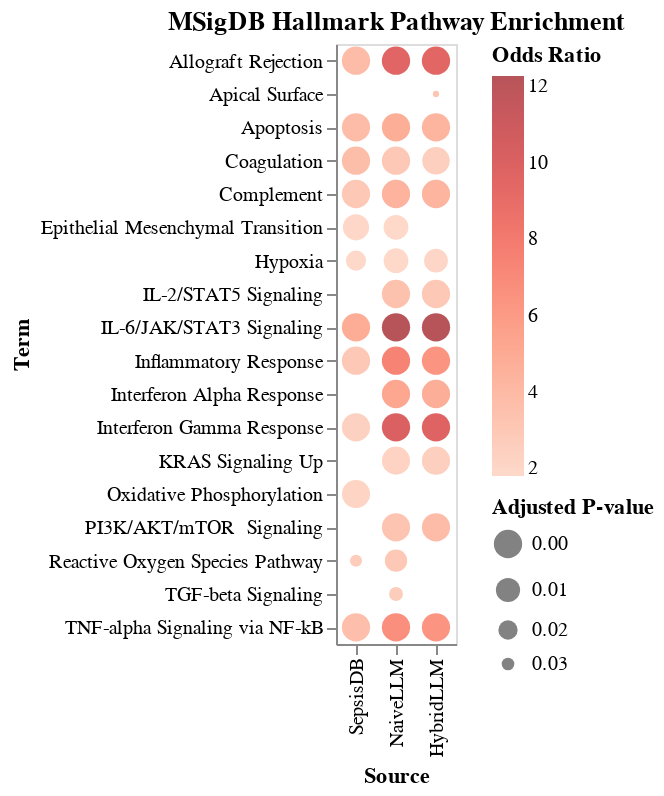

The notebook cell this image was saved under:
### Code cell
import altair as alt

# Create a scatter chart with Altair
msd_cx = alt.Chart(enr_msigdb_combined).mark_point(filled=True).encode(
    x=alt.X('Source',sort=['SepsisDB', 'NaiveLLM', 'HybridLLM'], title='Source'),
    y=alt.Y("Term:O"),
    color=alt.Color('Odds Ratio', scale=alt.Scale(scheme='reds')),
    size=alt.Size('Adjusted P-value', scale=alt.Scale(range=[10, 200],reverse=True), title='Adjusted P-value'),
    tooltip=['Term', 'Overlap', 'Adjusted P-value', 'Odds Ratio', 'Source']
).properties(
    width=60,
    height=300,
    title='MSigDB Hallmark Pathway Enrichment'
)

msd_cx

### Figure 1 — Vega-Lite specification as saved in the notebook (floating-point values rounded to 4 significant figures)
{"config": {"view": {"continuousWidth": 300, "continuousHeight": 300}}, "data": {"name": "data-6b0d6dea1b9e3025f64ffef05d9760a2"}, "mark": {"type": "point", "filled": true}, "encoding": {"color": {"field": "Odds Ratio", "scale": {"scheme": "reds"}, "type": "quantitative"}, "size": {"field": "Adjusted P-value", "scale": {"range": [10, 200], "reverse": true}, "title": "Adjusted P-value", "type": "quantitative"}, "tooltip": [{"field": "Term", "type": "nominal"}, {"field": "Overlap", "type": "nominal"}, {"field": "Adjusted P-value", "type": "quantitative"}, {"field": "Odds Ratio", "type": "quantitative"}, {"field": "Source", "type": "nominal"}], "x": {"field": "Source", "sort": ["SepsisDB", "NaiveLLM", "HybridLLM"], "title": "Source", "type": "nominal"}, "y": {"field": "Term", "type": "ordinal"}}, "height": 300, "title": "MSigDB Hallmark Pathway Enrichment", "width": 60, "$schema": "https://vega.github.io/schema/vega-lite/v5.20.1.json", "datasets": {"data-6b0d6dea1b9e3025f64ffef05d9760a2": [{"Term": "Interferon Gamma Response", "index": 25, "Overlap": "90/200", "Adjusted P-value": 1.73e-41, "Odds Ratio": 10.04, "Category": "Inflammatory / Cytokine Signaling", "Source": "NaiveLLM"}, {"Term": "Allograft Rejection", "index": 1, "Overlap": "88/200", "Adjusted P-value": 8.366e-40, "Odds Ratio": 9.58, "Category": "Adaptive / Alloimmunity", "Source": "NaiveLLM"}, {"Term": "Inflammatory Response", "index": 23, "Overlap": "77/200", "Adjusted P-value": 8.544e-30, "Odds Ratio": 7.365, "Category": "General Immune Activation", "Source": "NaiveLLM"}, {"Term": "TNF-alpha Signaling via NF-kB", "index": 41, "Overlap": "73/200", "Adjusted P-value": 1.576e-26, "Odds Ratio": 6.678, "Category": "Inflammatory / Cytokine Signaling", "Source": "NaiveLLM"}, {"Term": "IL-6/JAK/STAT3 Signaling", "index": 22, "Overlap": "46/87", "Adjusted P-value": 8.301e-25, "Odds Ratio": 12.27, "Category": "Inflammatory / Cytokine Signaling", "Source": "NaiveLLM"}, {"Term": "Complement", "index": 10, "Overlap": "57/200", "Adjusted P-value": 6.905e-15, "Odds Ratio": 4.41, "Category": "Complement / Coagulation", "Source": "NaiveLLM"}, {"Term": "Apoptosis", "index": 6, "Overlap": "49/161", "Adjusted P-value": 4.456e-14, "Odds Ratio": 4.772, "Category": "Cell Stress / Death", "Source": "NaiveLLM"}, {"Term": "Interferon Alpha Response", "index": 24, "Overlap": "32/97", "Adjusted P-value": 2.437e-10, "Odds Ratio": 5.199, "Category": "Inflammatory / Cytokine Signaling", "Source": "NaiveLLM"}, {"Term": "IL-2/STAT5 Signaling", "index": 21, "Overlap": "48/199", "Adjusted P-value": 8.332e-10, "Odds Ratio": 3.427, "Category": "Inflammatory / Cytokine Signaling", "Source": "NaiveLLM"}, {"Term": "Coagulation", "index": 9, "Overlap": "31/138", "Adjusted P-value": 8.746e-06, "Odds Ratio": 3.029, "Category": "Complement / Coagulation", "Source": "NaiveLLM"}, {"Term": "PI3K/AKT/mTOR  Signaling", "index": 34, "Overlap": "25/105", "Adjusted P-value": 2.757e-05, "Odds Ratio": 3.246, "Category": "Signal Transduction", "Source": "NaiveLLM"}, {"Term": "KRAS Signaling Up", "index": 27, "Overlap": "35/200", "Adjusted P-value": 0.0005172, "Odds Ratio": 2.208, "Category": "Signal Transduction", "Source": "NaiveLLM"}, {"Term": "Epithelial Mesenchymal Transition", "index": 13, "Overlap": "31/200", "Adjusted P-value": 0.0088, "Odds Ratio": 1.89, "Category": "Tissue Remodeling / EMT", "Source": "NaiveLLM"}, {"Term": "Hypoxia", "index": 20, "Overlap": "31/200", "Adjusted P-value": 0.0088, "Odds Ratio": 1.89, "Category": "Cell Stress / Death", "Source": "NaiveLLM"}, {"Term": "Reactive Oxygen Species Pathway", "index": 38, "Overlap": "11/49", "Adjusted P-value": 0.01404, "Odds Ratio": 2.984, "Category": "Cell Stress / Death", "Source": "NaiveLLM"}, {"Term": "TGF-beta Signaling", "index": 40, "Overlap": "11/54", "Adjusted P-value": 0.02841, "Odds Ratio": 2.637, "Category": "Signal Transduction", "Source": "NaiveLLM"}, {"Term": "Allograft Rejection", "index": 1, "Overlap": "55/200", "Adjusted P-value": 1.933e-11, "Odds Ratio": 3.802, "Category": "Adaptive / Alloimmunity", "Source": "SepsisDB"}, {"Term": "Apoptosis", "index": 6, "Overlap": "45/161", "Adjusted P-value": 5.88e-10, "Odds Ratio": 3.822, "Category": "Cell Stress / Death", "Source": "SepsisDB"}, {"Term": "Oxidative Phosphorylation", "index": 33, "Overlap": "37/200", "Adjusted P-value": 0.0006284, "Odds Ratio": 2.173, "Category": "Cell Stress / Death", "Source": "SepsisDB"}, {"Term": "Hypoxia", "index": 20, "Overlap": "32/200", "Adjusted P-value": 0.01847, "Odds Ratio": 1.802, "Category": "Cell Stress / Death", "Source": "SepsisDB"}, {"Term": "Reactive Oxygen Species Pathway", "index": 38, "Overlap": "11/49", "Adjusted P-value": 0.0307, "Odds Ratio": 2.744, "Category": "Cell Stress / Death", "Source": "SepsisDB"}, {"Term": "Coagulation", "index": 9, "Overlap": "38/138", "Adjusted P-value": 2.099e-08, "Odds Ratio": 3.699, "Category": "Complement / Coagulation", "Source": "SepsisDB"}, {"Term": "Complement", "index": 10, "Overlap": "47/200", "Adjusted P-value": 5.297e-08, "Odds Ratio": 3.015, "Category": "Complement / Coagulation", "Source": "SepsisDB"}, {"Term": "Inflammatory Response", "index": 23, "Overlap": "47/200", "Adjusted P-value": 5.297e-08, "Odds Ratio": 3.015, "Category": "General Immune Activation", "Source": "SepsisDB"}, {"Term": "TNF-alpha Signaling via NF-kB", "index": 41, "Overlap": "53/200", "Adjusted P-value": 1.347e-10, "Odds Ratio": 3.594, "Category": "Inflammatory / Cytokine Signaling", "Source": "SepsisDB"}, {"Term": "IL-6/JAK/STAT3 Signaling", "index": 22, "Overlap": "29/87", "Adjusted P-value": 1.867e-08, "Odds Ratio": 4.813, "Category": "Inflammatory / Cytokine Signaling", "Source": "SepsisDB"}, {"Term": "Interferon Gamma Response", "index": 25, "Overlap": "39/200", "Adjusted P-value": 0.0001329, "Odds Ratio": 2.33, "Category": "Inflammatory / Cytokine Signaling", "Source": "SepsisDB"}, {"Term": "Epithelial Mesenchymal Transition", "index": 13, "Overlap": "34/200", "Adjusted P-value": 0.005385, "Odds Ratio": 1.947, "Category": "Tissue Remodeling / EMT", "Source": "SepsisDB"}, {"Term": "Interferon Gamma Response", "index": 25, "Overlap": "73/200", "Adjusted P-value": 1.605e-34, "Odds Ratio": 9.753, "Category": "Inflammatory / Cytokine Signaling", "Source": "HybridLLM"}, {"Term": "Allograft Rejection", "index": 1, "Overlap": "72/200", "Adjusted P-value": 7.748e-34, "Odds Ratio": 9.502, "Category": "Adaptive / Alloimmunity", "Source": "HybridLLM"}, {"Term": "IL-6/JAK/STAT3 Signaling", "index": 22, "Overlap": "39/87", "Adjusted P-value": 5.459e-22, "Odds Ratio": 12.27, "Category": "Inflammatory / Cytokine Signaling", "Source": "HybridLLM"}, {"Term": "TNF-alpha Signaling via NF-kB", "index": 41, "Overlap": "57/200", "Adjusted P-value": 7.517e-21, "Odds Ratio": 6.319, "Category": "Inflammatory / Cytokine Signaling", "Source": "HybridLLM"}, {"Term": "Inflammatory Response", "index": 23, "Overlap": "57/200", "Adjusted P-value": 7.517e-21, "Odds Ratio": 6.319, "Category": "General Immune Activation", "Source": "HybridLLM"}, {"Term": "Complement", "index": 10, "Overlap": "44/200", "Adjusted P-value": 1.413e-11, "Odds Ratio": 4.248, "Category": "Complement / Coagulation", "Source": "HybridLLM"}, {"Term": "Apoptosis", "index": 6, "Overlap": "36/161", "Adjusted P-value": 9.591e-10, "Odds Ratio": 4.25, "Category": "Cell Stress / Death", "Source": "HybridLLM"}, {"Term": "Interferon Alpha Response", "index": 24, "Overlap": "24/97", "Adjusted P-value": 1.499e-07, "Odds Ratio": 4.725, "Category": "Inflammatory / Cytokine Signaling", "Source": "HybridLLM"}, {"Term": "IL-2/STAT5 Signaling", "index": 21, "Overlap": "34/199", "Adjusted P-value": 3.217e-06, "Odds Ratio": 2.993, "Category": "Inflammatory / Cytokine Signaling", "Source": "HybridLLM"}, {"Term": "PI3K/AKT/mTOR  Signaling", "index": 34, "Overlap": "22/105", "Adjusted P-value": 1.035e-05, "Odds Ratio": 3.783, "Category": "Signal Transduction", "Source": "HybridLLM"}, {"Term": "KRAS Signaling Up", "index": 27, "Overlap": "30/200", "Adjusted P-value": 0.0001837, "Odds Ratio": 2.528, "Category": "Signal Transduction", "Source": "HybridLLM"}, {"Term": "Coagulation", "index": 9, "Overlap": "21/138", "Adjusted P-value": 0.002049, "Odds Ratio": 2.538, "Category": "Complement / Coagulation", "Source": "HybridLLM"}, {"Term": "Hypoxia", "index": 20, "Overlap": "25/200", "Adjusted P-value": 0.01075, "Odds Ratio": 2.014, "Category": "Cell Stress / Death", "Source": "HybridLLM"}, {"Term": "Apical Surface", "index": 5, "Overlap": "8/44", "Adjusted P-value": 0.03563, "Odds Ratio": 3.153, "Category": null, "Source": "HybridLLM"}]}}
